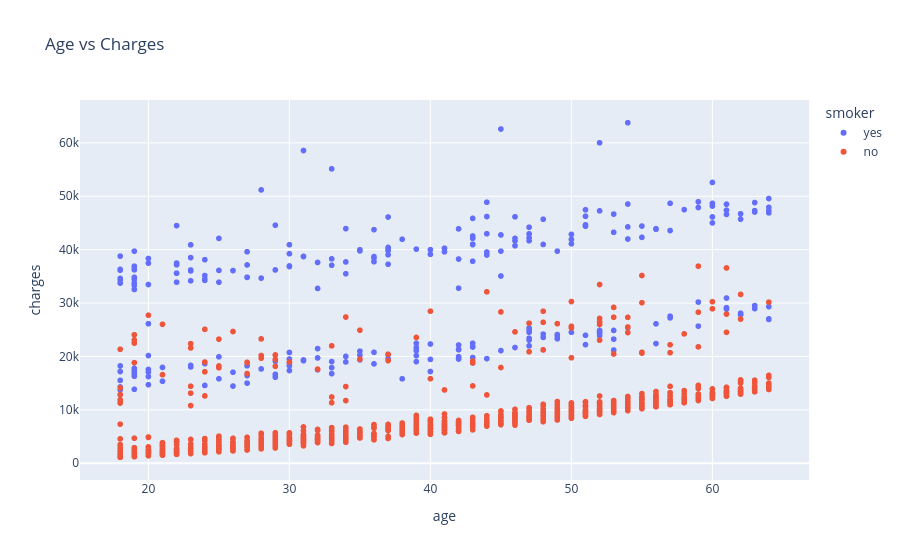

Notebook code cell kept with this figure:
### Markdown cell above
## Age and charges

### Code cell
fig = px.scatter(medical, x="age", y="charges", color="smoker", hover_data=["region", "sex"], title="Age vs Charges")
fig.show()

### Figure 1 — Plotly figure (JSON) as saved in the notebook; plotly's stock layout.template omitted (floating-point values rounded to 4 significant figures; data arrays with more than 128 entries replaced by an {"elided": "..."} marker saying what was removed)
{"data": [{"customdata": {"elided": "274x2 str values"}, "hovertemplate": "smoker=yes<br>age=%{x}<br>charges=%{y}<br>region=%{customdata[0]}<br>sex=%{customdata[1]}<extra></extra>", "legendgroup": "yes", "marker": {"color": "#636efa", "symbol": "circle"}, "mode": "markers", "name": "yes", "showlegend": true, "type": "scattergl", "x": {"elided": "274 int values"}, "xaxis": "x", "y": {"elided": "274 float values"}, "yaxis": "y"}, {"customdata": {"elided": "1064x2 str values"}, "hovertemplate": "smoker=no<br>age=%{x}<br>charges=%{y}<br>region=%{customdata[0]}<br>sex=%{customdata[1]}<extra></extra>", "legendgroup": "no", "marker": {"color": "#EF553B", "symbol": "circle"}, "mode": "markers", "name": "no", "showlegend": true, "type": "scattergl", "x": {"elided": "1064 int values"}, "xaxis": "x", "y": {"elided": "1064 float values"}, "yaxis": "y"}], "layout": {"autosize": true, "legend": {"title": {"text": "smoker"}, "tracegroupgap": 0}, "title": {"text": "Age vs Charges"}, "xaxis": {"anchor": "y", "autorange": true, "domain": [0, 1], "range": [15.21, 66.79], "title": {"text": "age"}, "type": "linear"}, "yaxis": {"anchor": "x", "autorange": true, "domain": [0, 1], "range": [-4048.0, 68940.0], "title": {"text": "charges"}, "type": "linear"}}}
